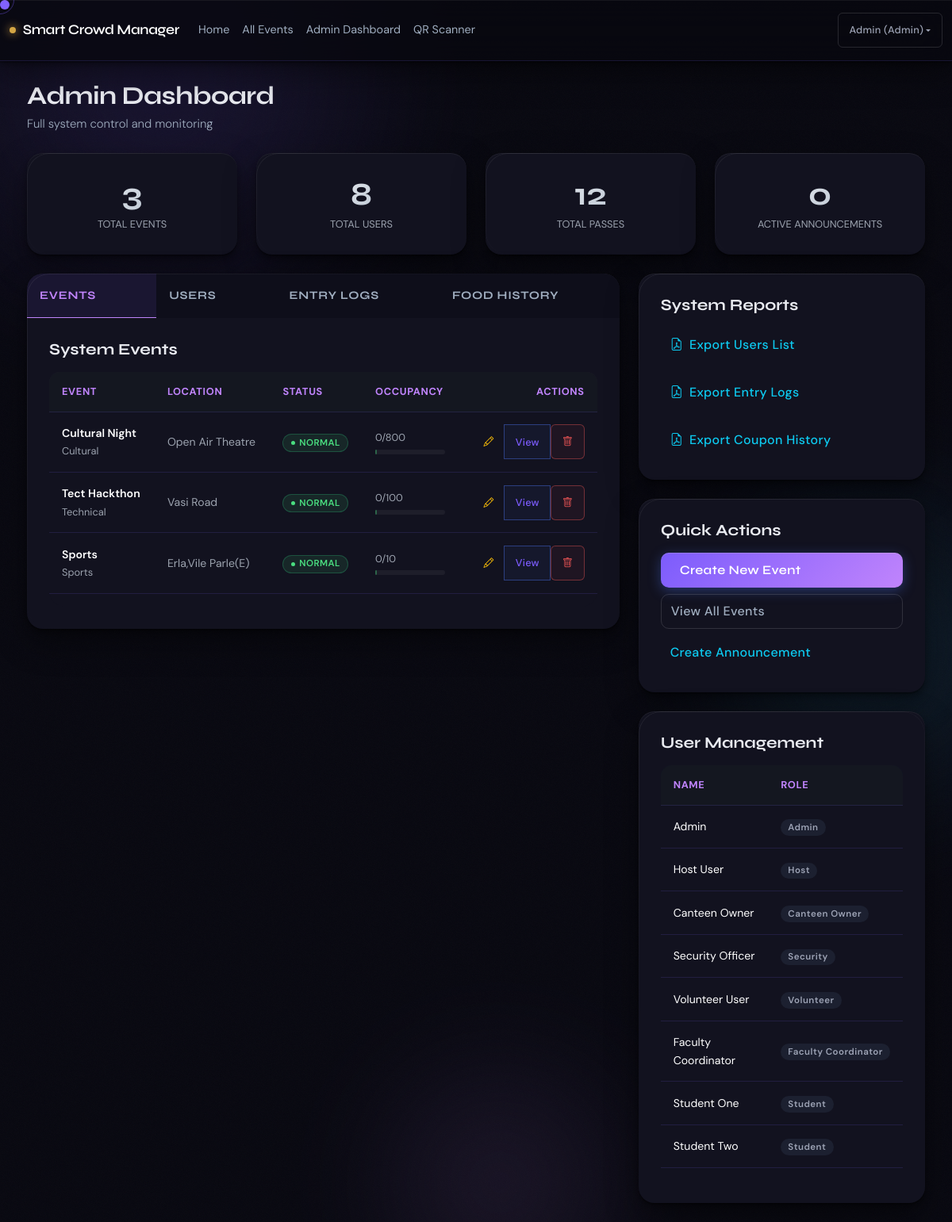
The app's page /admin/dashboard (signed in) with its own data.
### app.py (models this page shows, shortened)
class User(UserMixin, db.Model):
    id = db.Column(db.Integer, primary_key=True)
    name = db.Column(db.String(120), nullable=False)
    email = db.Column(db.String(120), unique=True, nullable=False)
    password_hash = db.Column(db.String(255), nullable=False)
    roll_number = db.Column(db.String(50), nullable=True)  # College roll number
    role = db.Column(db.String(20), nullable=False, default="student")  # student, admin, faculty_coordinator, volunteer, security, host, canteen_owner
    is_guest = db.Column(db.Boolean, default=False)  # For temporary guest/alumni passes
    events = db.relationship("Event", back_populates="host", lazy=True)
    tickets = db.relationship("Ticket", back_populates="student", lazy=True)

class Event(db.Model):
    id = db.Column(db.Integer, primary_key=True)
    name = db.Column(db.String(120), nullable=False)
    location = db.Column(db.String(200), nullable=False)
    start_time = db.Column(db.DateTime, nullable=False)
    end_time = db.Column(db.DateTime, nullable=False)
    max_capacity = db.Column(db.Integer, nullable=False)
    safe_threshold = db.Column(db.Float, default=0.7)  # 70%
    warning_threshold = db.Column(db.Float, default=0.9)  # 90%
    current_count = db.Column(db.Integer, default=0)
    entry_blocked = db.Column(db.Boolean, default=False)  # Admin can block entry
    host_id = db.Column(db.Integer, db.ForeignKey("user.id"), nullable=True)
    event_type = db.Column(db.String(50), default="general")  # cultural, technical, sports, seminar, convocation
    poster_filename = db.Column(db.String(255), nullable=True)
    is_paid = db.Column(db.Boolean, default=False)
    price = db.Column(db.Float, default=0.0)
    is_group_event = db.Column(db.Boolean, default=False)
    group_size = db.Column(db.Integer, default=1)  # Max members per group registration
    host = db.relationship("User", back_populates="events")
    tickets = db.relationship("Ticket", back_populates="event", lazy=True, cascade="all, delete-orphan")
    zones = db.relationship("Zone", back_populates="event", lazy=True, cascade="all, delete-orphan")
    time_slots = db.relationship("TimeSlot", back_populates="event", lazy=True, cascade="all, delete-orphan")
    gates = db.relationship("Gate", back_populates="event", lazy=True, cascade="all, delete-orphan")
    @property
    def occupancy_ratio(self) -> float:
        if self.max_capacity <= 0:
            return 0.0
        return self.current_count / self.max_capacity
    @property
    def status(self) -> str:
        if self.entry_blocked:
            return "blocked"
        ratio = self.occupancy_ratio
        if ratio < self.safe_threshold:
            return "normal"
        if ratio < self.warning_threshold:
            return "warning"
        return "critical"

### app.py (the view)
        def wrapper(*args, **kwargs):
            if not current_user.is_authenticated:
                flash("Please log in to access this page.", "danger")
                return redirect(url_for("login"))
            if current_user.role not in allowed_roles:
                flash("You don't have permission to access this page.", "danger")
                return redirect(url_for("index"))
            return f(*args, **kwargs)

### templates/admin_dashboard.html (shortened to what this page needs)
{% extends "base.html" %}
{% block content %}
<div class="mb-4 page-header reveal">
  <h1 class="h3 mb-1 fw-bold" style="font-family: 'Syne', sans-serif;">Admin Dashboard</h1>
  <p class="text-muted mb-0">Full system control and monitoring</p>
</div>
<div class="row g-4 mb-4 reveal reveal-delay-1">
  <div class="col-md-3">
    <div class="card shadow-sm border-0">
      <div class="card-body text-center">
        <h3 class="display-6 mb-1 fw-bold" style="font-family: 'Syne', sans-serif; background: linear-gradient(135deg, #fff, var(--muted)); -webkit-background-clip: text; -webkit-text-fill-color: transparent;">{{ events|length }}</h3>
        <p class="text-muted small text-uppercase letter-spacing-05 mb-0">Total Events</p>
      </div>
    </div>
  </div>
  <div class="col-md-3">
    <div class="card shadow-sm border-0">
      <div class="card-body text-center">
        <h3 class="display-6 mb-1 fw-bold" style="font-family: 'Syne', sans-serif; background: linear-gradient(135deg, #fff, var(--muted)); -webkit-background-clip: text; -webkit-text-fill-color: transparent;">{{ users|length }}</h3>
        <p class="text-muted small text-uppercase letter-spacing-05 mb-0">Total Users</p>
      </div>
    </div>
  </div>
  <div class="col-md-3">
    <div class="card shadow-sm border-0">
      <div class="card-body text-center">
        <h3 class="display-6 mb-1 fw-bold" style="font-family: 'Syne', sans-serif; background: linear-gradient(135deg, #fff, var(--muted)); -webkit-background-clip: text; -webkit-text-fill-color: transparent;">{{ total_tickets }}</h3>
        <p class="text-muted small text-uppercase letter-spacing-05 mb-0">Total Passes</p>
      </div>
    </div>
  </div>
  <div class="col-md-3">
    <div class="card shadow-sm border-0">
      <div class="card-body text-center">
        <h3 class="display-6 mb-1 fw-bold" style="font-family: 'Syne', sans-serif; background: linear-gradient(135deg, #fff, var(--muted)); -webkit-background-clip: text; -webkit-text-fill-color: transparent;">{{ active_announcements }}</h3>
        <p class="text-muted small text-uppercase letter-spacing-05 mb-0">Active Announcements</p>
      </div>
    </div>
  </div>
</div>
<div class="row g-4 reveal reveal-delay-2">
  <div class="col-lg-8">
    <div class="card shadow-sm border-0 mb-4">
      <div class="card-header p-0 border-0 bg-transparent">
        <ul class="nav nav-tabs nav-fill border-0" id="adminTabs" role="tablist">
          <li class="nav-item">
            <button class="nav-link active py-3 fw-bold" id="events-tab" data-bs-toggle="tab" data-bs-target="#eventsView" type="button" role="tab">Events</button>
          </li>
          <li class="nav-item">
            <button class="nav-link py-3 fw-bold" id="users-tab" data-bs-toggle="tab" data-bs-target="#usersView" type="button" role="tab">Users</button>
          </li>
          <li class="nav-item">
            <button class="nav-link py-3 fw-bold" id="logs-tab" data-bs-toggle="tab" data-bs-target="#logsView" type="button" role="tab">Entry Logs</button>
          </li>
          <li class="nav-item">
            <button class="nav-link py-3 fw-bold" id="coupons-tab" data-bs-toggle="tab" data-bs-target="#couponsView" type="button" role="tab">Food History</button>
          </li>
        </ul>
      </div>
      <div class="card-body">
        <div class="tab-content" id="adminTabsContent">
          <div class="tab-pane fade show active" id="eventsView" role="tabpanel">
            <div class="d-flex justify-content-between align-items-center mb-3">
              <h2 class="h5 mb-0 fw-bold" style="font-family: 'Syne', sans-serif;">System Events</h2>
            </div>
            <div class="table-responsive">
              <table class="table align-middle">
                <thead class="table-light">
                  <tr>
                    <th>Event</th>
                    <th>Location</th>
                    <th>Status</th>
                    <th>Occupancy</th>
                    <th class="text-end">Actions</th>
                  </tr>
                </thead>
                <tbody>
                  {% for event in events %}
                  <tr>
                    <td>
                      <div class="fw-semibold text-white">{{ event.name }}</div>
                      <small class="text-muted">{{ event.event_type|capitalize }}</small>
                    </td>
                    <td class="text-muted">{{ event.location }}</td>
                    <td>
                      <span class="badge status-badge status-{{ event.status }}">
                        {{ event.status|capitalize }}
                      </span>
                    </td>
                    <td>
                      <div class="small text-muted mb-1">{{ event.current_count }}/{{ event.max_capacity }}</div>
                      <div class="progress" style="height: 6px;">
                        <div class="progress-bar status-{{ event.status }}" style="width: {{ (event.occupancy_ratio * 100) | round(0) | int }}%;"></div>
                      </div>
                    </td>
                    <td class="text-end">
                      <div class="btn-group">
                        <a href="{{ url_for('edit_event', event_id=event.id) }}" class="btn btn-sm btn-outline-warning" title="Edit">
                          <i class="bi bi-pencil"></i>
                        </a>
                        <a href="{{ url_for('event_detail', event_id=event.id) }}" class="btn btn-sm btn-outline-primary">View</a>
                        <form action="{{ url_for('delete_event', event_id=event.id) }}" method="POST" style="display:inline;" onsubmit="return confirm('Are you sure you want to delete this event? This will also delete all associated tickets and data.');">
                          <button type="submit" class="btn btn-sm btn-outline-danger" title="Delete">
                            <i class="bi bi-trash"></i>
                          </button>
                        </form>
                      </div>
                    </td>
                  </tr>
                  {% endfor %}
                </tbody>
              </table>
            </div>
          </div>
        </div>
      </div>
    </div>
  </div>
  <div class="col-lg-4">
    <div class="card shadow-sm border-0 mb-4">
      <div class="card-body">
        <h2 class="h5 mb-3 fw-bold" style="font-family: 'Syne', sans-serif;">System Reports</h2>
        <div class="d-grid gap-2">
          <a href="{{ url_for('export_users_pdf') }}" class="btn btn-outline-info w-100 mb-2">
            <i class="bi bi-file-earmark-pdf me-2"></i>Export Users List
          </a>
          <a href="{{ url_for('export_entry_logs_pdf') }}" class="btn btn-outline-info w-100 mb-2">
            <i class="bi bi-file-earmark-pdf me-2"></i>Export Entry Logs
          </a>
          <a href="{{ url_for('export_coupon_history_pdf') }}" class="btn btn-outline-info w-100">
            <i class="bi bi-file-earmark-pdf me-2"></i>Export Coupon History
          </a>
        </div>
      </div>
    </div>
    <div class="card shadow-sm border-0 mb-4">
      <div class="card-body">
        <h2 class="h5 mb-3 fw-bold" style="font-family: 'Syne', sans-serif;">Quick Actions</h2>
        <div class="d-grid gap-2">
          <button class="btn btn-primary" data-bs-toggle="modal" data-bs-target="#createEventModal">Create New Event</button>
          <a href="{{ url_for('event_listing') }}" class="btn btn-outline-secondary">View All Events</a>
          <button class="btn btn-outline-info" data-bs-toggle="modal" data-bs-target="#announcementModal">Create Announcement</button>
        </div>
      </div>
    </div>
    <div class="card shadow-sm border-0">
      <div class="card-body">
        <h2 class="h5 mb-3 fw-bold" style="font-family: 'Syne', sans-serif;">User Management</h2>
        <div class="table-responsive">
          <table class="table table-sm">
            <thead>
              <tr>
                <th>Name</th>
                <th>Role</th>
              </tr>
            </thead>
            <tbody>
              {% for user in users[:10] %}
              <tr>
                <td class="text-white">{{ user.name }}</td>
                <td><span class="badge bg-secondary">{{ user.role|replace('_', ' ')|title }}</span></td>
              </tr>
              {% endfor %}
            </tbody>
          </table>
        </div>
      </div>
    </div>
  </div>
</div>
{% endblock %}

### templates/base.html (shortened to what this page needs)
<!DOCTYPE html>
<html lang="en">
  <head>
    <link
      href="https://cdn.jsdelivr.net/npm/bootstrap@5.3.3/dist/css/bootstrap.min.css"
      rel="stylesheet"
    />
    <link rel="stylesheet" href="https://cdn.jsdelivr.net/npm/bootstrap-icons@1.11.3/font/bootstrap-icons.min.css">
    <link
      rel="stylesheet"
      href="{{ url_for('static', filename='css/style.css') }}"
    />
    <link
      rel="stylesheet"
      href="{{ url_for('static', filename='css/obsidian.css') }}"
    />
  </head>
  <body>
    <div class="bg-canvas">
      <div class="orb orb-3"></div>
    </div>
    <div class="cursor" id="cursor"></div>
    <div class="cursor-trail" id="cursorTrail"></div>
    <nav class="navbar navbar-expand-lg navbar-dark bg-dark shadow-sm">
      <div class="container-fluid">
        <a class="navbar-brand fw-semibold" href="{{ url_for('index') }}">
          Smart Crowd Manager
        </a>
        <div class="collapse navbar-collapse" id="mainNavbar">
          <ul class="navbar-nav me-auto mb-2 mb-lg-0">
            <li class="nav-item">
              <a class="nav-link" href="{{ url_for('index') }}">Home</a>
            </li>
            <li class="nav-item">
              <a class="nav-link" href="{{ url_for('event_listing') }}">All Events</a>
            </li>
            {% if current_user.is_authenticated %}
            {% if current_user.role == 'student' %}
            <li class="nav-item">
              <a class="nav-link" href="{{ url_for('my_tickets') }}">My Tickets & Vouchers</a>
            </li>
            {% elif current_user.role == 'admin' %}
            <li class="nav-item">
              <a class="nav-link" href="{{ url_for('admin_dashboard') }}">Admin Dashboard</a>
            </li>
            {% elif current_user.role == 'faculty_coordinator' %}
            <li class="nav-item">
              <a class="nav-link" href="{{ url_for('faculty_dashboard') }}">Faculty Dashboard</a>
            </li>
            {% elif current_user.role == 'host' %}
            <li class="nav-item">
              <a class="nav-link" href="{{ url_for('host_dashboard') }}">Host Dashboard</a>
            </li>
            {% elif current_user.role == 'security' %}
            <li class="nav-item">
              <a class="nav-link" href="{{ url_for('security_dashboard') }}">Security Dashboard</a>
            </li>
            {% elif current_user.role == 'canteen_owner' %}
            <li class="nav-item">
              <a class="nav-link" href="{{ url_for('canteen_dashboard') }}">Canteen Dashboard</a>
            </li>
            {% endif %}
            {% if current_user.role in ['host', 'security', 'admin', 'volunteer'] %}
            <li class="nav-item">
              <a class="nav-link" href="{{ url_for('volunteer_scanner') }}">QR Scanner</a>
            </li>
            {% endif %}
            {% endif %}
          </ul>
          <div class="d-flex align-items-center gap-3">
          {% if current_user.is_authenticated %}
          <div class="dropdown">
            <button class="btn btn-sm btn-outline-light dropdown-toggle" type="button" data-bs-toggle="dropdown">
              {{ current_user.name }} ({{ current_user.role|replace('_', ' ')|title }})
            </button>
          </div>
          {% endif %}
          </div>
        </div>
      </div>
    </nav>
    <main class="py-4">
      <div class="container">
        {% block content %}{% endblock %}
      </div>
    </main>
  </body>
</html>

### records on screen
User: name "Admin", role "Admin"
Event: name "Cultural Night", event_type "Cultural", location "Open Air Theatre", status "NORMAL", current_count "0", max_capacity "800"
Event: name "Tect Hackthon", event_type "Technical", location "Vasi Road", status "NORMAL", current_count "0", max_capacity "100"
Event: name "Sports", event_type "Sports", location "Erla,Vile Parle(E)", status "NORMAL", current_count "0", max_capacity "10"
User: name "Host User", role "Host"
User: name "Canteen Owner", role "Canteen Owner"
User: name "Security Officer", role "Security"
User: name "Volunteer User", role "Volunteer"
User: name "Faculty Coordinator", role "Faculty Coordinator"
User: name "Student One", role "Student"
User: name "Student Two", role "Student"

### other values on screen
{{ events|length }} "3"
{{ users|length }} "8"
{{ total_tickets }} "12"
{{ active_announcements }} "0"
